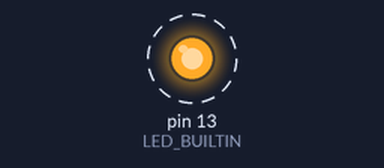
Recording of a sketch running on a simulated Arduino Uno, built with avr-gcc and run on an emulated ATmega328P. Shown: output pins drawn as LEDs (lit = HIGH). Dashed ring = blinking.

Above: at 0.12 s.
Timing chart, 0 to 3.0 s (numbered marks = the images above):
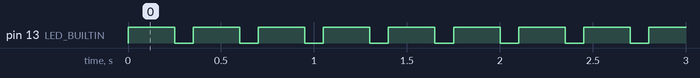

Measured:
- by itself, pin 13 (LED_BUILTIN): alternates HIGH for 0.25 s and LOW for 0.10 s

The sketch:

sketch_jun11a.ino
```cpp
void setup() {
  // initialize digital pin LED_BUILTIN as an output.
  pinMode(LED_BUILTIN, OUTPUT);
}

// the loop function runs over and over again forever
void loop() {
  digitalWrite(LED_BUILTIN, HIGH);   // turn the LED on (HIGH is the voltage level)
  delay(250);                       // wait for a second
  digitalWrite(LED_BUILTIN, LOW);    // turn the LED off by making the voltage LOW
  delay(100);                       // wait for a second
}
```
